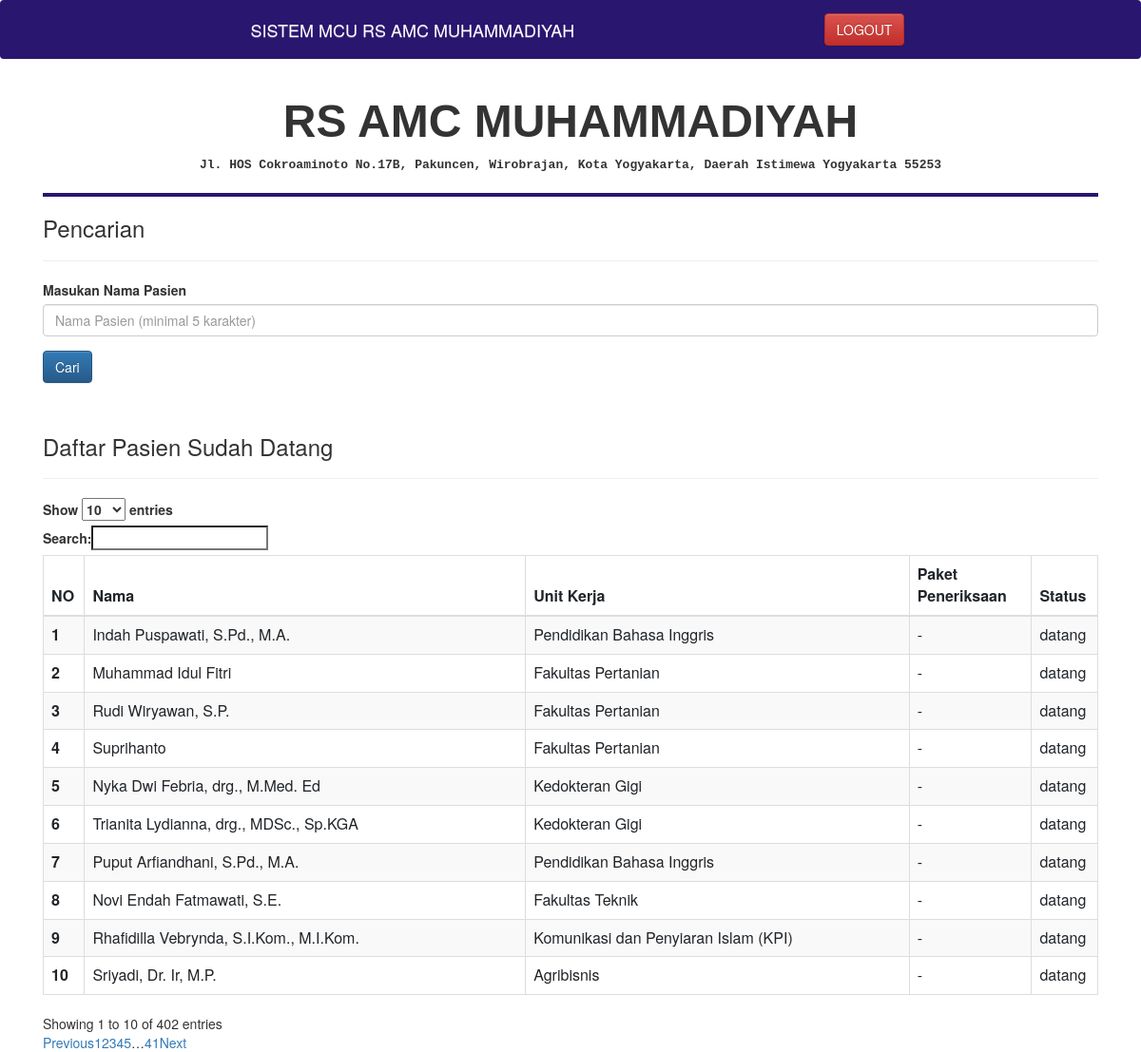
The page /index.php/meja2 on the database its author committed.
### tables this page shows
CREATE TABLE `pasien` (
  `id` int(11) NOT NULL,
  `nama` varchar(100) NOT NULL,
  `jk` varchar(10) DEFAULT NULL,
  `jabatan` varchar(100) DEFAULT NULL,
  `stts_pernikahan` varchar(20) DEFAULT NULL,
  `usia` int(11) DEFAULT NULL,
  `prodi` varchar(100) NOT NULL,
  `tgl_lahir` varchar(20) NOT NULL,
  `paket_periksa` varchar(15) NOT NULL,
  `TD` varchar(10) NOT NULL,
  `S` varchar(10) NOT NULL,
  `N` varchar(10) NOT NULL,
  `tinggi_badan` varchar(10) NOT NULL,
  `lingkar_perut` varchar(10) NOT NULL,
  `bb` varchar(10) NOT NULL,
  `bmi` varchar(10) NOT NULL,
  `rontgen` varchar(400) NOT NULL,
  `status` varchar(50) NOT NULL,
  `ekg` varchar(400) NOT NULL,
  `darah_lengkap` varchar(25) NOT NULL,
  `urin_rutin` varchar(25) NOT NULL,
  `gdp` varchar(25) NOT NULL,
  `ureum` varchar(25) NOT NULL,
  `creatinin` varchar(25) NOT NULL,
  `sgot` varchar(25) NOT NULL,
  `sgpt` varchar(25) NOT NULL,
  `hbsag` varchar(25) NOT NULL,
  `asam_urat` varchar(25) NOT NULL,
  `kolestrol_total` varchar(25) NOT NULL,
  `trigliserid` varchar(25) NOT NULL,
  `saran` varchar(500) NOT NULL,
  `hasil_lab` varchar(500) NOT NULL,
  `kesimpulan` varchar(500) NOT NULL,
  `tindak_lanjut` varchar(500) NOT NULL,
  `dokter` varchar(50) NOT NULL,
  `tgl_periksa` varchar(20) NOT NULL,
  `jam_datang` time NOT NULL,
  `hasil_pemeriksaan_gigi` text DEFAULT NULL,
  `kesimpulan_gigi` text DEFAULT NULL,
  `saran_gigi` text DEFAULT NULL,
  `hasil_pemeriksaan_mata` text DEFAULT NULL,
  `visus` varchar(100) DEFAULT NULL,
  `tonometri` varchar(100) DEFAULT NULL,
  `kesimpulan_mata` text DEFAULT NULL,
  `saran_mata` text DEFAULT NULL,
  `hasil_pemeriksaan_kepala_wajah` text DEFAULT NULL,
  `hasil_pemeriksaan_telinga` text DEFAULT NULL,
  `hasil_pemeriksaan_hidung` text DEFAULT NULL,
  `hasil_pemeriksaan_leher` text DEFAULT NULL,
  `hasil_pemeriksaan_thorax` text DEFAULT NULL,
  `hasil_pemeriksaan_paru` text DEFAULT NULL,
  `hasil_pemeriksaan_jantung` text DEFAULT NULL,
  `hasil_pemeriksaan_abdomen` text DEFAULT NULL,
  `hasil_pemeriksaan_kulit_kuku` text DEFAULT NULL,
  `hasil_pemeriksaan_genitourinaria` text DEFAULT NULL,
  `hasil_pemeriksaan_ekstremitas_atas` text DEFAULT NULL,
  `hasil_pemeriksaan_ekstremitas_atas_tambahan` text DEFAULT NULL,
  `hasil_pemeriksaan_ekstremitas_bawah` text DEFAULT NULL,
  `hasil_pemeriksaan_ekstremitas_bawah_tambahan` text DEFAULT NULL,
  `hasil_pemeriksaan_tenggorokan` text DEFAULT NULL,
  `keluhan_saat_ini` text DEFAULT NULL,
  `keluhan_lainnya` text DEFAULT NULL,
  `merokok` enum('Ya','Tidak') DEFAULT 'Tidak',
  `merokok_jumlah` int(11) DEFAULT NULL,
  `merokok_sejak` year(4) DEFAULT NULL,
  `olahraga` enum('Ya','Tidak') DEFAULT 'Tidak',
  `olahraga_frekuensi` varchar(50) DEFAULT NULL,
  `konsumsi_lainnya` text DEFAULT NULL,
  `riwayat_penyakit_dahulu` text DEFAULT NULL,
  `riwayat_penyakit_dahulu_lainnya` text DEFAULT NULL,
  `riwayat_penyakit_keluarga` text DEFAULT NULL,
  `riwayat_penyakit_keluarga_lainnya` text DEFAULT NULL,
  `jenis_pekerjaan` varchar(100) DEFAULT NULL,
  `perusahaan` varchar(100) DEFAULT NULL,
  `lama_kerja` varchar(50) DEFAULT NULL,
  `riwayat_vaksinasi` text DEFAULT NULL,
  `hasil_pemeriksaan_threadmill` text DEFAULT NULL,
  `hasil_pemeriksaan_ekg` text DEFAULT NULL,
  `kesimpulan_jantung` text DEFAULT NULL,
  `saran_jantung` text DEFAULT NULL,
  `dr_gigi` varchar(50) DEFAULT NULL,
  `dr_mata` varchar(50) DEFAULT NULL,
  `dr_jantung` varchar(50) DEFAULT NULL,
  `dr_umum` varchar(50) DEFAULT NULL,
  `obesitas` varchar(50) DEFAULT NULL,
  `hematologi_lengkap` varchar(255) DEFAULT NULL,
  `urine_lengkap` varchar(255) DEFAULT NULL,
  `fungsi_liver` varchar(255) DEFAULT NULL,
  `profile_lemak` varchar(255) DEFAULT NULL,
  `fungsi_ginjal` varchar(255) DEFAULT NULL,
  `glukosa_darah_puasa` varchar(255) DEFAULT NULL,
  `glukosa_darah_2_jam_pp` varchar(255) DEFAULT NULL,
  `hasil_hbsag` varchar(255) DEFAULT NULL,
  `ecg` varchar(255) DEFAULT NULL,
  `thorax_pa` varchar(255) DEFAULT NULL,
  `usg_upp_low_abdomen` varchar(255) DEFAULT NULL,
  `pemeriksaan_lab` varchar(255) DEFAULT NULL,
  `pemeriksaan_non_lab` varchar(255) DEFAULT NULL,
  `pemeriksaan_rontgen` varchar(255) DEFAULT NULL
);

### application/controllers/Meja2.php (called while the page is built, shortened)
<?php
class Meja2 extends CI_Controller {
	public function __construct()
    {
		$this->load->model('m_meja2');
		$this->load->helper('url');
        $this->load->helper('form');
    }
	public function index()
	{
		$data['pasien'] = $this->m_meja2->vital_sign();
		$this->load->view('meja2/utama', $data);
	}
}

### index.php (called while the page is built, shortened)
<?php
require_once BASEPATH.'core/CodeIgniter.php';

### application/models/M_meja2.php (called while the page is built, shortened)
<?php
    class M_meja2 extends CI_Model {
        function vital_sign(){
            $this->db->select('*');
            $this->db->where('status','datang');
            $this->db->order_by('jam_datang','desc');
            return $this->db->get('pasien')->result();
        }
    }

### application/views/meja2/utama.php (the view, shortened to what this page needs)
<html>
	<head>
	<link rel="stylesheet" href="https://stackpath.bootstrapcdn.com/bootstrap/4.3.1/css/bootstrap.min.css">
	</head>
	<body>
    <?php $this->load->view("meja2/navbar.php") ?>
		<div clacss="section">
			<div class="container">
            <h1><center><b><font size="7" face="arial">RS AMC MUHAMMADIYAH</font></b></center></h1>
            <center><b><font size="2" face="Courier New">Jl. HOS Cokroaminoto No.17B, Pakuncen, Wirobrajan, Kota Yogyakarta, Daerah Istimewa Yogyakarta 55253</font></b></center>
            <hr style="border: 2px solid #29166f ;"><width="150" height="100"></hr>
            <h3>Pencarian</h3>
			<hr>
			<form action="<?php echo base_url('meja2/hasil')?>" action="GET">
				<div class="form-group">
					<label for="cari">Masukan Nama Pasien</label>
					<input type="text" class="form-control" id="cari" name="cari" placeholder="Nama Pasien (minimal 5 karakter)">
				</div>
				<input class="btn btn-primary" type="submit" value="Cari">
			</form>
			</div>
		</div><br>
		<div clacss="section">
			<div class="container">
                <h3>Daftar Pasien Sudah Datang</h3>
                <hr>
                <table class="table table-striped table-bordered table-sm table-paginate">
                    <thead>
                        <tr>
                        <th scope="col">NO</th>
                        <th scope="col">Nama</th>
						<th scope="col">Unit Kerja</th>
                        <th scope="col">Paket Peneriksaan</th>
                        <th scope="col">Status</th>
                        </tr>
                    </thead>
                    <tbody>
                    <?php
                    $no = 1;
                    foreach ($pasien as $pasien): ?>
                        <tr>
                            <th><?php echo $no++ ?></th>
                            <td><?php echo $pasien->nama ?></td>
                            <td><?php echo $pasien->prodi ?></td>
                            <td><?php echo $pasien->paket_periksa ?></td>
                            <td><?php echo $pasien->status ?></td>
                        </tr>
                    <?php endforeach; ?>
                    </tbody>
                </table>
			</div>
		</div>
		<link rel="stylesheet" href="https://maxcdn.bootstrapcdn.com/bootstrap/3.3.7/css/bootstrap.min.css">
		<link rel="stylesheet" href="https://maxcdn.bootstrapcdn.com/bootstrap/3.3.7/css/bootstrap-theme.min.css">
    </body>
</html>

### application/views/meja2/navbar.php
<nav class="navbar navbar-light" style="background-color:#29166f; ">
  <a class="navbar-brand" style="color:white;">SISTEM MCU RS AMC MUHAMMADIYAH</a>
    <a href="<?php echo base_url('login/logout'); ?>" class="previous"><button type="button" class="btn btn-danger">LOGOUT</button></a>
</nav>

### rows shown on the page
pasien: nama "Indah Puspawati, S.Pd., M.A.", prodi "Pendidikan Bahasa Inggris", paket_periksa "-", status "datang"
pasien: nama "Muhammad Idul Fitri", prodi "Fakultas Pertanian", paket_periksa "-", status "datang"
pasien: nama "Rudi Wiryawan, S.P.", prodi "Fakultas Pertanian", paket_periksa "-", status "datang"
pasien: nama "Suprihanto", prodi "Fakultas Pertanian", paket_periksa "-", status "datang"
pasien: nama "Nyka Dwi Febria, drg., M.Med. Ed", prodi "Kedokteran Gigi", paket_periksa "-", status "datang"
pasien: nama "Trianita Lydianna, drg., MDSc., Sp.KGA", prodi "Kedokteran Gigi", paket_periksa "-", status "datang"
pasien: nama "Puput Arfiandhani, S.Pd., M.A.", prodi "Pendidikan Bahasa Inggris", paket_periksa "-", status "datang"
pasien: nama "Novi Endah Fatmawati, S.E.", prodi "Fakultas Teknik", paket_periksa "-", status "datang"
pasien: nama "Rhafidilla Vebrynda, S.I.Kom., M.I.Kom.", prodi "Komunikasi dan Penyiaran Islam (KPI)", paket_periksa "-", status "datang"
pasien: nama "Sriyadi, Dr. Ir, M.P.", prodi "Agribisnis", paket_periksa "-", status "datang"
